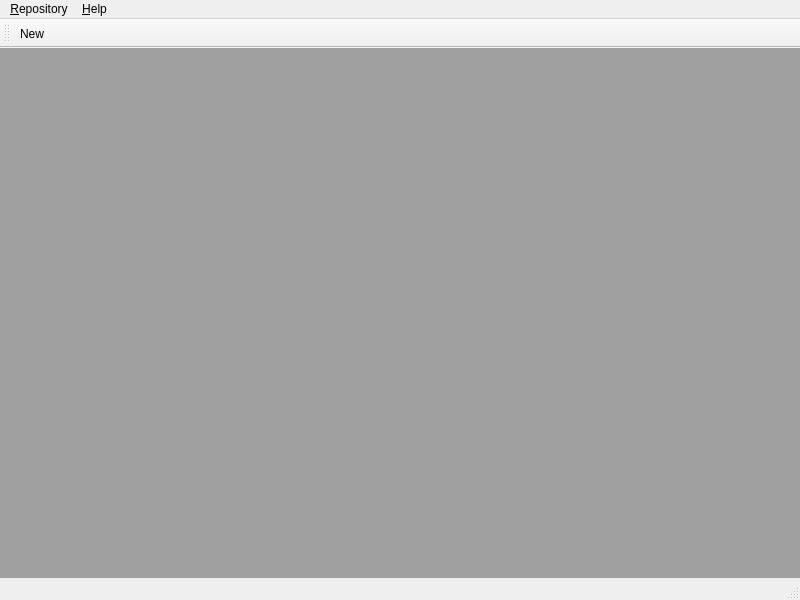
<?xml version="1.0" encoding="UTF-8"?>
<ui version="4.0">
 <class>MainWindow</class>
 <widget class="QMainWindow" name="MainWindow">
  <property name="geometry">
   <rect>
    <x>0</x>
    <y>0</y>
    <width>800</width>
    <height>600</height>
   </rect>
  </property>
  <property name="windowTitle">
   <string>goot</string>
  </property>
  <property name="documentMode">
   <bool>false</bool>
  </property>
  <property name="unifiedTitleAndToolBarOnMac">
   <bool>true</bool>
  </property>
  <widget class="QWidget" name="centralwidget">
   <layout class="QVBoxLayout" name="verticalLayout">
    <property name="leftMargin">
     <number>0</number>
    </property>
    <property name="topMargin">
     <number>0</number>
    </property>
    <property name="rightMargin">
     <number>0</number>
    </property>
    <property name="bottomMargin">
     <number>0</number>
    </property>
    <item>
     <widget class="QMdiArea" name="mdiArea"/>
    </item>
   </layout>
  </widget>
  <widget class="QMenuBar" name="menubar">
   <property name="geometry">
    <rect>
     <x>0</x>
     <y>0</y>
     <width>800</width>
     <height>22</height>
    </rect>
   </property>
   <widget class="QMenu" name="menuRepository">
    <property name="title">
     <string>&amp;Repository</string>
    </property>
    <addaction name="actionNew"/>
    <addaction name="actionClone"/>
    <addaction name="separator"/>
    <addaction name="action_Open"/>
    <addaction name="separator"/>
    <addaction name="action_Quit"/>
   </widget>
   <widget class="QMenu" name="menuHelp">
    <property name="title">
     <string>&amp;Help</string>
    </property>
    <addaction name="actionHelp"/>
    <addaction name="actionWhat_s_This"/>
    <addaction name="separator"/>
    <addaction name="actionAbout"/>
   </widget>
   <addaction name="menuRepository"/>
   <addaction name="menuHelp"/>
  </widget>
  <widget class="QStatusBar" name="statusbar"/>
  <widget class="QToolBar" name="toolBar">
   <property name="windowTitle">
    <string>toolBar</string>
   </property>
   <attribute name="toolBarArea">
    <enum>TopToolBarArea</enum>
   </attribute>
   <attribute name="toolBarBreak">
    <bool>false</bool>
   </attribute>
   <addaction name="actionNew"/>
  </widget>
  <action name="actionNew">
   <property name="icon">
    <iconset resource="../res/main.qrc">
     <normaloff>:/icons/icons/fluency/icons8-repository-48.png</normaloff>:/icons/icons/fluency/icons8-repository-48.png</iconset>
   </property>
   <property name="text">
    <string>&amp;New...</string>
   </property>
   <property name="statusTip">
    <string>Create a new repository.</string>
   </property>
  </action>
  <action name="actionClone">
   <property name="icon">
    <iconset resource="../res/main.qrc">
     <normaloff>:/icons/icons/fluency/icons8-copy-link-48.png</normaloff>:/icons/icons/fluency/icons8-copy-link-48.png</iconset>
   </property>
   <property name="text">
    <string>&amp;Clone...</string>
   </property>
   <property name="statusTip">
    <string>Clone an existing repository into a new location</string>
   </property>
  </action>
  <action name="actionAbout">
   <property name="icon">
    <iconset resource="../res/main.qrc">
     <normaloff>:/icons/icons/fluency/icons8-about-48.png</normaloff>:/icons/icons/fluency/icons8-about-48.png</iconset>
   </property>
   <property name="text">
    <string>&amp;About goot...</string>
   </property>
   <property name="statusTip">
    <string>Show information about this application</string>
   </property>
  </action>
  <action name="actionWhat_s_This">
   <property name="icon">
    <iconset resource="../res/main.qrc">
     <normaloff>:/icons/icons/fluency/icons8-info-popup-48.png</normaloff>:/icons/icons/fluency/icons8-info-popup-48.png</iconset>
   </property>
   <property name="text">
    <string>&amp;What's This?</string>
   </property>
   <property name="statusTip">
    <string>Show information about a specific window control</string>
   </property>
   <property name="shortcut">
    <string>Shift+F1</string>
   </property>
  </action>
  <action name="action_Open">
   <property name="icon">
    <iconset resource="../res/main.qrc">
     <normaloff>:/icons/icons/fluency/icons8-opened-folder-48.png</normaloff>:/icons/icons/fluency/icons8-opened-folder-48.png</iconset>
   </property>
   <property name="text">
    <string>&amp;Open...</string>
   </property>
   <property name="statusTip">
    <string>Open an existing repository</string>
   </property>
  </action>
  <action name="action_Quit">
   <property name="icon">
    <iconset resource="../res/main.qrc">
     <normaloff>:/icons/icons/fluency/icons8-logout-48.png</normaloff>:/icons/icons/fluency/icons8-logout-48.png</iconset>
   </property>
   <property name="text">
    <string>&amp;Quit</string>
   </property>
   <property name="statusTip">
    <string>Close goot</string>
   </property>
   <property name="shortcut">
    <string>Alt+F4</string>
   </property>
  </action>
  <action name="actionHelp">
   <property name="icon">
    <iconset resource="../res/main.qrc">
     <normaloff>:/icons/icons/fluency/icons8-user-manual-48.png</normaloff>:/icons/icons/fluency/icons8-user-manual-48.png</iconset>
   </property>
   <property name="text">
    <string>&amp;Help...</string>
   </property>
   <property name="statusTip">
    <string>Open the user manual</string>
   </property>
   <property name="shortcut">
    <string>F1</string>
   </property>
  </action>
 </widget>
 <resources>
  <include location="../res/main.qrc"/>
 </resources>
 <connections/>
</ui>
